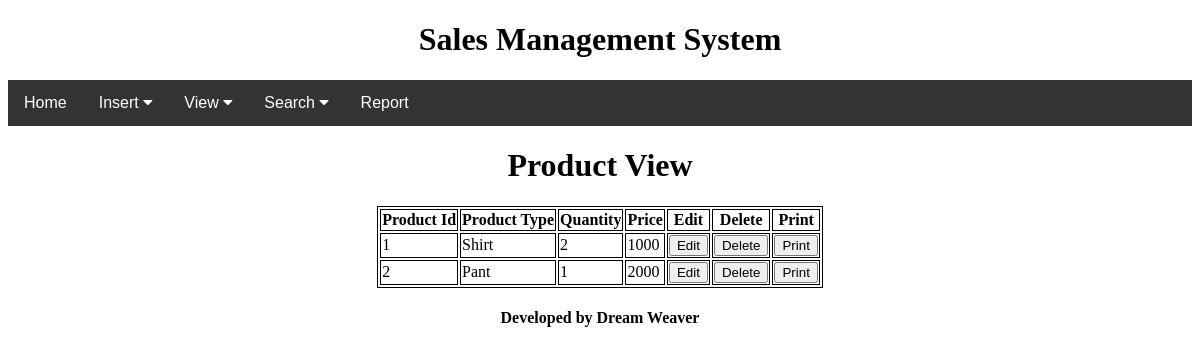
Page /productview.php on the committed database.
### tables this page shows
CREATE TABLE `tb_product` (
  `product_id` int(20) NOT NULL,
  `product_type` varchar(55) NOT NULL,
  `price` varchar(100) NOT NULL,
  `quantity` int(50) NOT NULL
);

### productview.php (the view, shortened to what this page needs)
<?php include 'header.php' ?>
<html>
<head>
</head>
<body>
<center>
   <h1>Product View</h1>
<?php
	$servername = "localhost";
	$username = "root";
	$password = "";
	$dbname = "db_empl";
	$conn = new mysqli($servername, $username, $password, $dbname);
		$sql = "SELECT * FROM tb_product";
		$result = $conn->query($sql);
		echo"<table><tr><th>Product Id</th><th>Product Type</th><th>Quantity</th><th>Price</th><th>Edit</th><th>Delete</th><th>Print</th></tr>";
		if ($result->num_rows > 0) {
			while ($row = $result->fetch_assoc()) {
				echo "<tr><td id='a".$row['product_id']."'>".$row['product_id']."</td><td id='b".$row['product_id']."'>".$row['product_type']."</td><td id='c".$row['product_id']."'>".$row['quantity']."</td><td id='d".$row['product_id']."'>".$row['price']."</td>";
				echo "<td><form action='' method='GET'><input type='submit' name=".$row['product_id']." value='Edit'></form></td>";
				echo "<td><form action='' method='GET'><input type='submit' name='delete".$row['product_id']."' value='Delete'></form></td>";
				echo "<td><form action='' method='GET'><input type='submit' name='print".$row['product_id']."' value='Print'></form></td></tr>";
			}echo"</table>";
		}else{
				echo "No search found!!!";
		}
	 ?>
</center>
<?php include 'footer.php' ?>
</body>
</html>

### productview.php (style rules this page uses)
table, th,td { border: 1px solid black; }

### rows in the picture
tb_product: product_id "1", product_type "Shirt", quantity "2", price "1000"
tb_product: product_id "2", product_type "Pant", quantity "1", price "2000"
